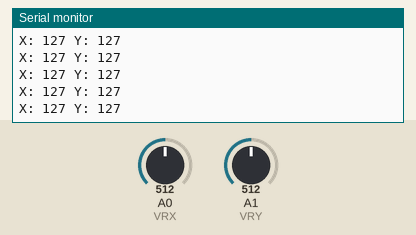
This program was run on a simulated Arduino Nano, built with avr-gcc and run on an emulated ATmega328P. Shown: the last lines printed to the serial monitor. The inputs (shaded band) are chosen by the test bench; at power-on: A0 (VRX) = 512, A1 (VRY) = 512. No radio packets arrive unless stated.

Above: at 1.2 s.
1.3 s: A0 (VRX) set to 418
At 1.7 s:
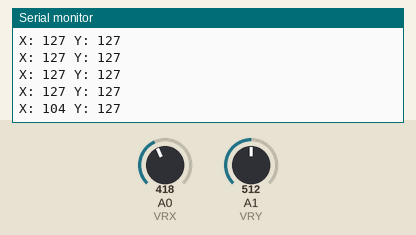
4.3 s: A0 (VRX) set to 384
At 4.47 s:
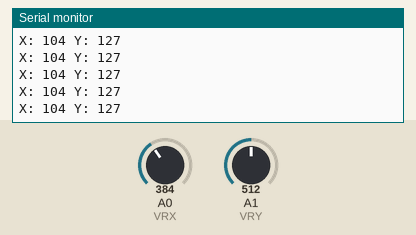
Timing chart, 0 to 7.3 s (numbered marks = the images above; inputs shaded):
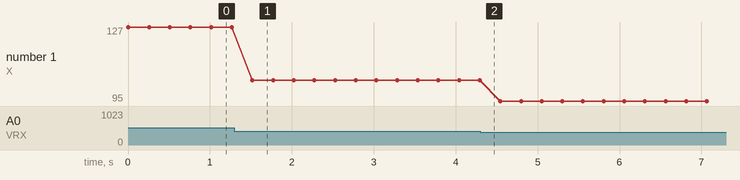

Measured:
- after the input at 1.3 s, the serial monitor: prints a new line after 0.22 s (image 1)
- plotted number 1: 127 → 104 after the input at 1.3 s, 104 → 95 after the input at 4.3 s

The program:

main.cpp
```cpp
/**
 * @file main.cpp
 * @brief RF transmitter using a joystick and an NRF24L01 module.
 *
 * This program reads the values from a joystick and sends them via an NRF24L01 module.
 *
 * @author Gilberto Prado | Adrián Silva Palafox
 * @date February 19, 2025
 */

#include <Arduino.h>
#include <SPI.h>
#include "RF24.h"
#include "nRF24L01.h"

// Uncomment the board you are using
//#define ARDUINO_UNO
#define ARDUINO_NANO

// Uncomment the desired operation mode
#define DEBUG_MODE
//#define COMPETITION_MODE

// Pin Definitions
#ifdef ARDUINO_UNO
  #define CE_PIN 8
  #define CSN_PIN 9
  #define VRX A0
  #define VRY A1
#elif defined(ARDUINO_NANO)
  /** Chip Enable pin for the RF module */
  #define CE_PIN 9
  /** Chip Select pin for the RF module */
  #define CSN_PIN 10
  /** Joystick X-axis pin */
  #define VRX A0
  /** Joystick Y-axis pin */
  #define VRY A1
#endif

// RF Module Constructor
/** RF24 object for RF communication */
RF24 radio(CE_PIN, CSN_PIN);

// Data structure for sending data
/**
 * @struct Data_to_be_sent
 * @brief Structure to store the data to be sent.
 *
 * This structure contains two data channels representing the joystick readings.
 */
struct Data_to_be_sent {
  byte ch1; /**< Channel 1: Joystick X-axis reading */
  byte ch2; /**< Channel 2: Joystick Y-axis reading */
} sent_data;

// Global Variables
/** RF communication pipe address */
const uint64_t my_radio_pipe = 0xE8E8F0F0E1LL;

/**
 * @brief Setup function, runs once at the beginning.
 */
void setup() {
#ifdef DEBUG_MODE
  Serial.begin(9600);
#endif

  // Initialize the RF module
  radio.begin();
  radio.setAutoAck(false);
  radio.setDataRate(RF24_250KBPS);
  radio.openWritingPipe(my_radio_pipe);
}

/**
 * @brief Main loop, runs repeatedly.
 */
void loop() {
  // Read joystick values and map them to a 0-255 range
  sent_data.ch1 = map(analogRead(VRX), 0, 1023, 0, 255);
  sent_data.ch2 = map(analogRead(VRY), 0, 1023, 0, 255);

#ifdef DEBUG_MODE
  // Print joystick values to the serial monitor in debug mode
  Serial.print("X: ");
  Serial.print(sent_data.ch1);
  Serial.print(" Y: ");
  Serial.println(sent_data.ch2);
  delay(250);
#endif

  // Send the data
  radio.write(&sent_data, sizeof(Data_to_be_sent));
}
```
